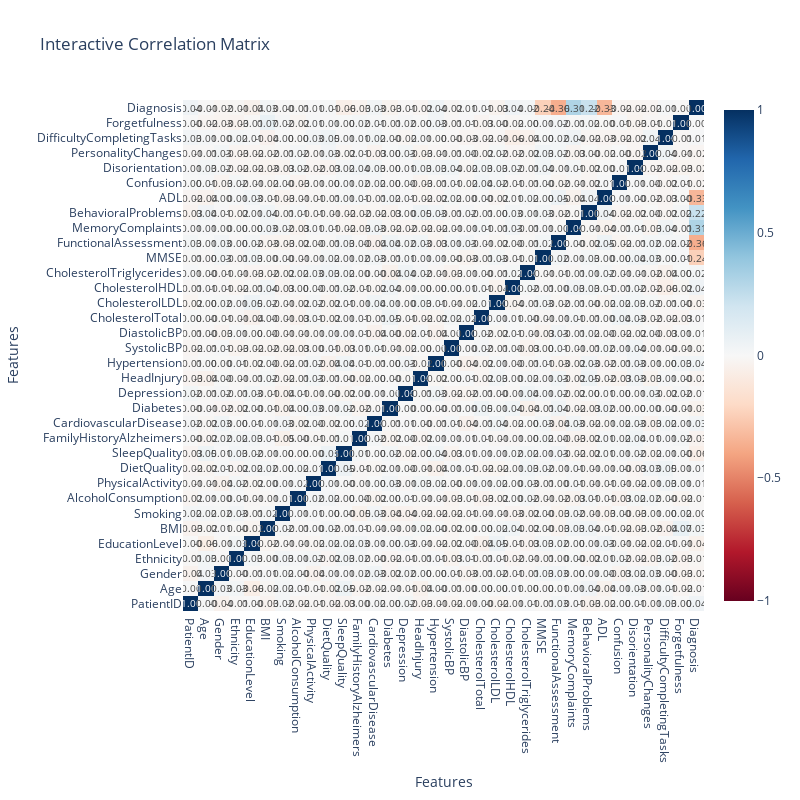

Notebook code cell kept with this figure:
### Markdown cell above
## 13. Correlation Analysis

Understanding feature relationships and identifying potential multicollinearity issues.

### Code cell
# Correlation Analysis
print("="*80)
print("CORRELATION ANALYSIS")
print("="*80)

# Get numerical columns for correlation analysis
numerical_cols = df.select_dtypes(include=[np.number]).columns.tolist()

if len(numerical_cols) > 1:
    # Calculate correlation matrix
    correlation_matrix = df[numerical_cols].corr()
    
    # Create correlation heatmap
    plt.figure(figsize=(16, 12))
    mask = np.triu(np.ones_like(correlation_matrix, dtype=bool))
    sns.heatmap(correlation_matrix, mask=mask, annot=True, cmap='coolwarm', 
               center=0, square=True, linewidths=0.5, fmt='.2f',
               cbar_kws={"shrink": .8})
    plt.title('Correlation Matrix Heatmap (Numerical Features)', 
              fontsize=16, fontweight='bold')
    plt.tight_layout()
    plt.savefig(output_dir / 'correlation_heatmap.png', dpi=300, bbox_inches='tight')
    plt.show()
    
    # Find highly correlated feature pairs
    print("\n🔍 HIGHLY CORRELATED FEATURE PAIRS")
    print("-" * 50)
    
    high_corr_pairs = []
    for i in range(len(correlation_matrix.columns)):
        for j in range(i+1, len(correlation_matrix.columns)):
            corr_value = correlation_matrix.iloc[i, j]
            if abs(corr_value) > 0.8:  # High correlation threshold
                feature1 = correlation_matrix.columns[i]
                feature2 = correlation_matrix.columns[j]
                high_corr_pairs.append((feature1, feature2, corr_value))
    
    if high_corr_pairs:
        print("Feature pairs with correlation > 0.8:")
        for feature1, feature2, corr in sorted(high_corr_pairs, key=lambda x: abs(x[2]), reverse=True):
            print(f"  {feature1} ↔ {feature2}: {corr:.4f}")
    else:
        print("✅ No highly correlated feature pairs found (|r| > 0.8)")
    
    # Correlation with target variable
    if 'Diagnosis' in df.columns:
        print("\n🎯 CORRELATION WITH TARGET VARIABLE")
        print("-" * 50)
        
        # Encode target for correlation analysis
        from sklearn.preprocessing import LabelEncoder
        le = LabelEncoder()
        df_temp = df.copy()
        df_temp['Diagnosis_encoded'] = le.fit_transform(df_temp['Diagnosis'])
        
        # Calculate correlations with target
        target_correlations = df_temp[numerical_cols + ['Diagnosis_encoded']].corr()['Diagnosis_encoded'].drop('Diagnosis_encoded')
        target_correlations = target_correlations.abs().sort_values(ascending=False)
        
        print("Top 15 features correlated with Diagnosis:")
        for feature, corr in target_correlations.head(15).items():
            print(f"  {feature}: {corr:.4f}")
        
        # Visualize top correlations
        plt.figure(figsize=(12, 8))
        top_features = target_correlations.head(15)
        plt.barh(range(len(top_features)), top_features.values)
        plt.yticks(range(len(top_features)), top_features.index)
        plt.xlabel('Absolute Correlation with Diagnosis')
        plt.title('Top 15 Features Correlated with Diagnosis', fontweight='bold')
        plt.gca().invert_yaxis()
        plt.tight_layout()
        plt.savefig(output_dir / 'target_correlation_ranking.png', dpi=300, bbox_inches='tight')
        plt.show()
    
    # Interactive correlation heatmap with Plotly
    fig = go.Figure(data=go.Heatmap(
        z=correlation_matrix.values,
        x=correlation_matrix.columns,
        y=correlation_matrix.columns,
        colorscale='RdBu',
        zmid=0,
        text=correlation_matrix.values,
        texttemplate='%{text:.2f}',
        textfont={"size": 10},
        hoverongaps=False
    ))
    
    fig.update_layout(
        title='Interactive Correlation Matrix',
        xaxis_title='Features',
        yaxis_title='Features',
        width=800,
        height=800
    )
    
    fig.show()
    
else:
    print("❌ Insufficient numerical columns for correlation analysis")

### Figure 1 — Plotly figure (JSON) as saved in the notebook; plotly's stock layout.template omitted (floating-point values rounded to 4 significant figures; data arrays with more than 128 entries replaced by an {"elided": "..."} marker saying what was removed)
{"data": [{"colorscale": [[0, "rgb(103,0,31)"], [0.1, "rgb(178,24,43)"], [0.2, "rgb(214,96,77)"], [0.3, "rgb(244,165,130)"], [0.4, "rgb(253,219,199)"], [0.5, "rgb(247,247,247)"], [0.6, "rgb(209,229,240)"], [0.7, "rgb(146,197,222)"], [0.8, "rgb(67,147,195)"], [0.9, "rgb(33,102,172)"], [1, "rgb(5,48,97)"]], "hoverongaps": false, "text": {"elided": "34x34 float values"}, "textfont": {"size": 10}, "texttemplate": "%{text:.2f}", "type": "heatmap", "x": ["PatientID", "Age", "Gender", "Ethnicity", "EducationLevel", "BMI", "Smoking", "AlcoholConsumption", "PhysicalActivity", "DietQuality", "SleepQuality", "FamilyHistoryAlzheimers", "CardiovascularDisease", "Diabetes", "Depression", "HeadInjury", "Hypertension", "SystolicBP", "DiastolicBP", "CholesterolTotal", "CholesterolLDL", "CholesterolHDL", "CholesterolTriglycerides", "MMSE", "FunctionalAssessment", "MemoryComplaints", "BehavioralProblems", "ADL", "Confusion", "Disorientation", "PersonalityChanges", "DifficultyCompletingTasks", "Forgetfulness", "Diagnosis"], "y": ["PatientID", "Age", "Gender", "Ethnicity", "EducationLevel", "BMI", "Smoking", "AlcoholConsumption", "PhysicalActivity", "DietQuality", "SleepQuality", "FamilyHistoryAlzheimers", "CardiovascularDisease", "Diabetes", "Depression", "HeadInjury", "Hypertension", "SystolicBP", "DiastolicBP", "CholesterolTotal", "CholesterolLDL", "CholesterolHDL", "CholesterolTriglycerides", "MMSE", "FunctionalAssessment", "MemoryComplaints", "BehavioralProblems", "ADL", "Confusion", "Disorientation", "PersonalityChanges", "DifficultyCompletingTasks", "Forgetfulness", "Diagnosis"], "z": {"elided": "34x34 float values"}, "zmid": 0}], "layout": {"height": 800, "title": {"text": "Interactive Correlation Matrix"}, "width": 800, "xaxis": {"title": {"text": "Features"}}, "yaxis": {"title": {"text": "Features"}}}}
